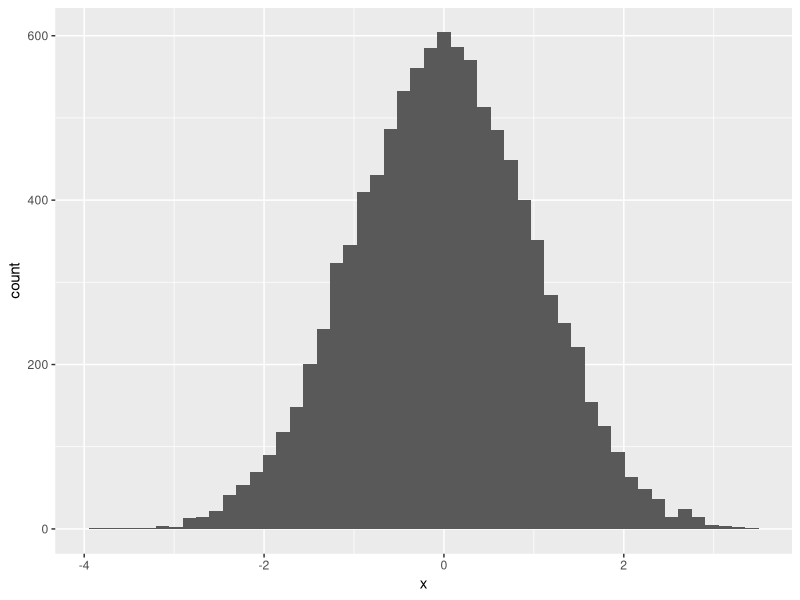

This chart was generated by the following R code:
# Load dependencies (every time)
library(ggplot2)

#Econometrics Pset1
#Question 8a Generate n = 10000 draws from a standard normal random variable 
# N(0,1) and plot the simulated data in a histogram using ggplot2.

# Generate a vector of n draws from a standard normal rv
n <- 10000
mu <- 0
sigma <- 1
x <- rnorm(n, mu, sigma)
ggplot()+aes(x)+geom_histogram(bins = 50)




